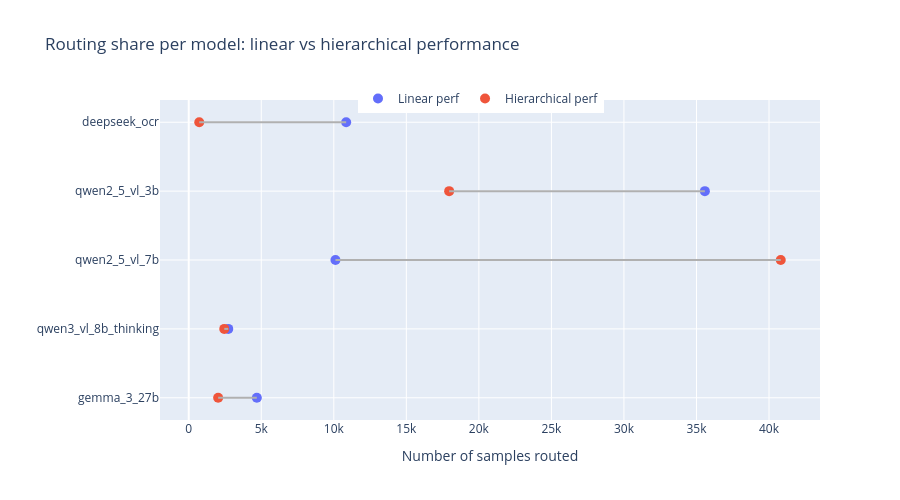

Here is the notebook cell this chart was saved with:
### Code cell
import plotly.graph_objects as go

# Count routing share per model for both schemes
old_counts = (
    best_old_name.value_counts()
    .reindex(model_names, fill_value=0)
    .rename("linear")
)
new_counts = (
    best_new_name.value_counts()
    .reindex(model_names, fill_value=0)
    .rename("hierarchical")
)

counts_df = pd.concat([old_counts, new_counts], axis=1).reset_index().rename(columns={"index": "model"})
counts_df["delta"] = counts_df["hierarchical"] - counts_df["linear"]

fig = go.Figure()

# Left markers (linear)
fig.add_trace(
    go.Scatter(
        y=counts_df["model"],
        x=counts_df["linear"],
        mode="markers",
        name="Linear perf",
        marker=dict(color="#636EFA", size=10),
    )
)

# Right markers (hierarchical)
fig.add_trace(
    go.Scatter(
        y=counts_df["model"],
        x=counts_df["hierarchical"],
        mode="markers",
        name="Hierarchical perf",
        marker=dict(color="#EF553B", size=10),
    )
)

# Connecting lines
for _, row in counts_df.iterrows():
    fig.add_trace(
        go.Scatter(
            x=[row["linear"], row["hierarchical"]],
            y=[row["model"], row["model"]],
            mode="lines",
            line=dict(color="#B0B0B0"),
            showlegend=False,
        )
    )

fig.update_layout(
    title="Routing share per model: linear vs hierarchical performance",
    xaxis_title="Number of samples routed",
    yaxis=dict(title="", autorange="reversed"),
    height=400 + 20 * len(model_names),
    legend=dict(orientation="h", x=0.3, y=1.05),
)
fig.show()

display(counts_df.assign(linear_frac=counts_df["linear"]/len(df_proc),
                         hierarchical_frac=counts_df["hierarchical"]/len(df_proc)))

### Figure 1 — Plotly figure (JSON) as saved in the notebook; plotly's stock layout.template omitted (floating-point values rounded to 4 significant figures)
{"data": [{"marker": {"color": "#636EFA", "size": 10}, "mode": "markers", "name": "Linear perf", "type": "scatter", "x": [10852, 35578, 10114, 2725, 4694], "y": ["deepseek_ocr", "qwen2_5_vl_3b", "qwen2_5_vl_7b", "qwen3_vl_8b_thinking", "gemma_3_27b"]}, {"marker": {"color": "#EF553B", "size": 10}, "mode": "markers", "name": "Hierarchical perf", "type": "scatter", "x": [725, 17952, 40809, 2449, 2028], "y": ["deepseek_ocr", "qwen2_5_vl_3b", "qwen2_5_vl_7b", "qwen3_vl_8b_thinking", "gemma_3_27b"]}, {"line": {"color": "#B0B0B0"}, "mode": "lines", "showlegend": false, "type": "scatter", "x": [10852, 725], "y": ["deepseek_ocr", "deepseek_ocr"]}, {"line": {"color": "#B0B0B0"}, "mode": "lines", "showlegend": false, "type": "scatter", "x": [35578, 17952], "y": ["qwen2_5_vl_3b", "qwen2_5_vl_3b"]}, {"line": {"color": "#B0B0B0"}, "mode": "lines", "showlegend": false, "type": "scatter", "x": [10114, 40809], "y": ["qwen2_5_vl_7b", "qwen2_5_vl_7b"]}, {"line": {"color": "#B0B0B0"}, "mode": "lines", "showlegend": false, "type": "scatter", "x": [2725, 2449], "y": ["qwen3_vl_8b_thinking", "qwen3_vl_8b_thinking"]}, {"line": {"color": "#B0B0B0"}, "mode": "lines", "showlegend": false, "type": "scatter", "x": [4694, 2028], "y": ["gemma_3_27b", "gemma_3_27b"]}], "layout": {"height": 500, "legend": {"orientation": "h", "x": 0.3, "y": 1.05}, "title": {"text": "Routing share per model: linear vs hierarchical performance"}, "xaxis": {"title": {"text": "Number of samples routed"}}, "yaxis": {"autorange": "reversed", "title": {"text": ""}}}}
